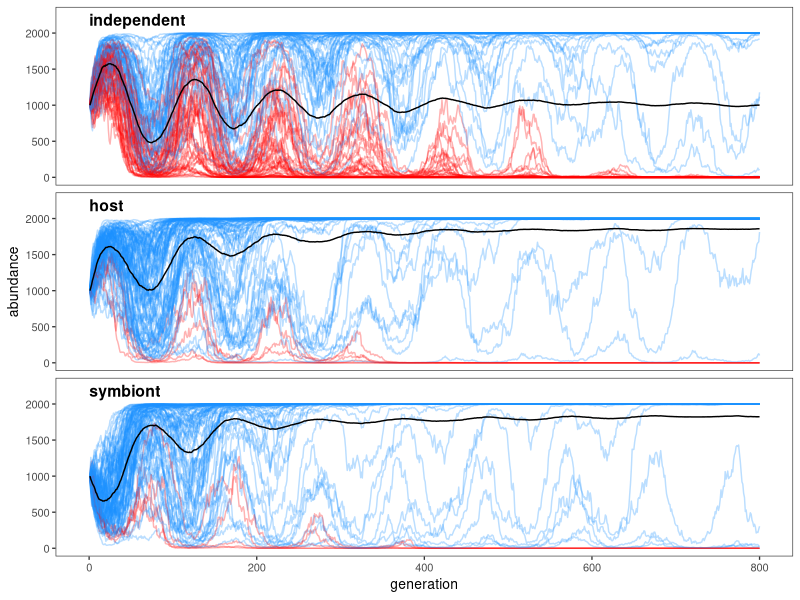
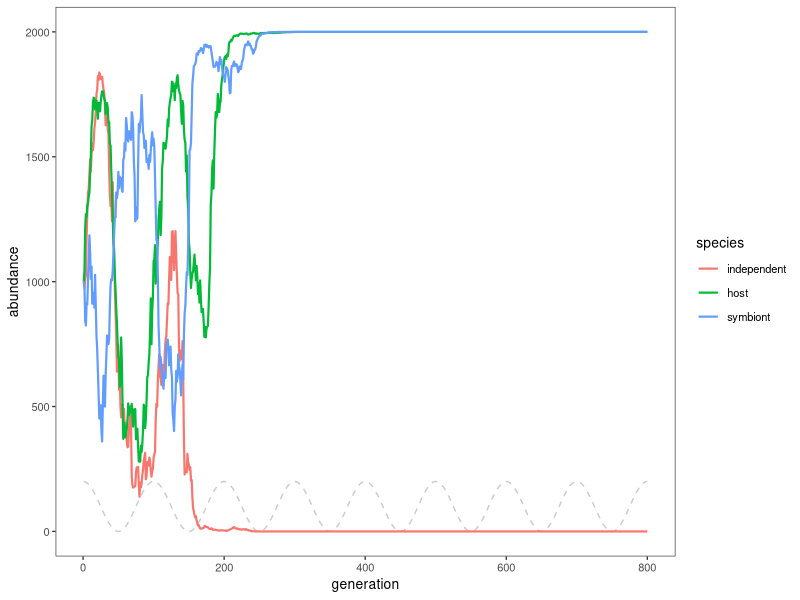
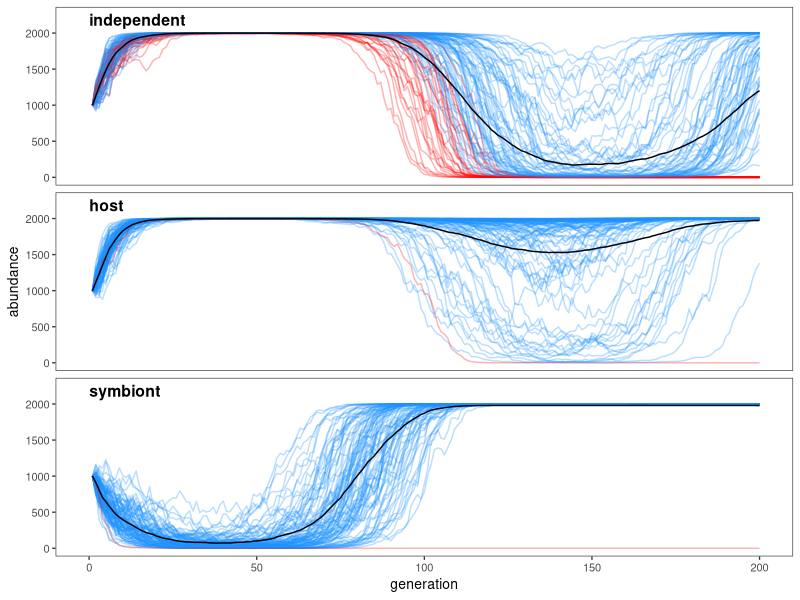
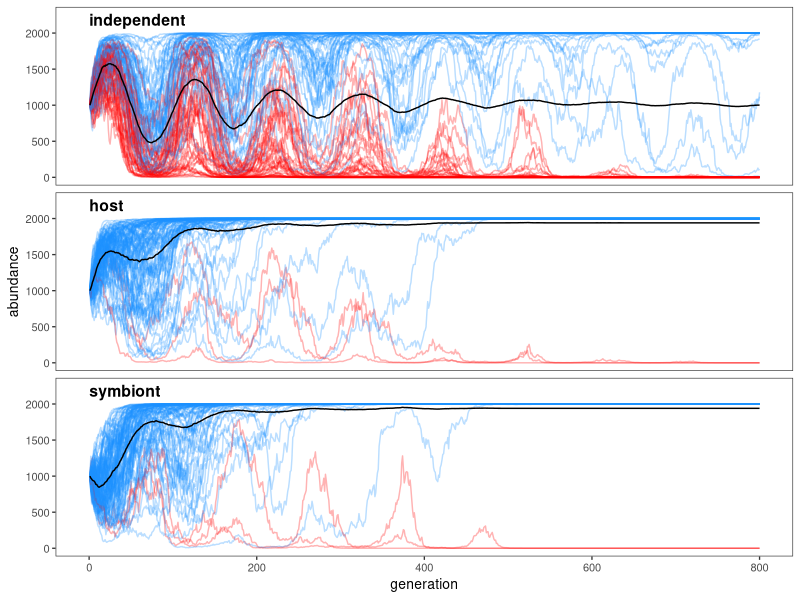
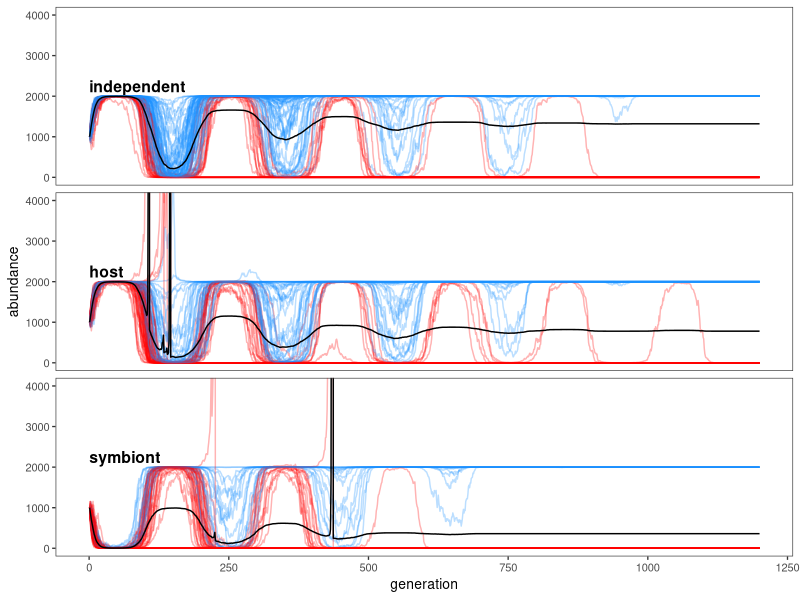
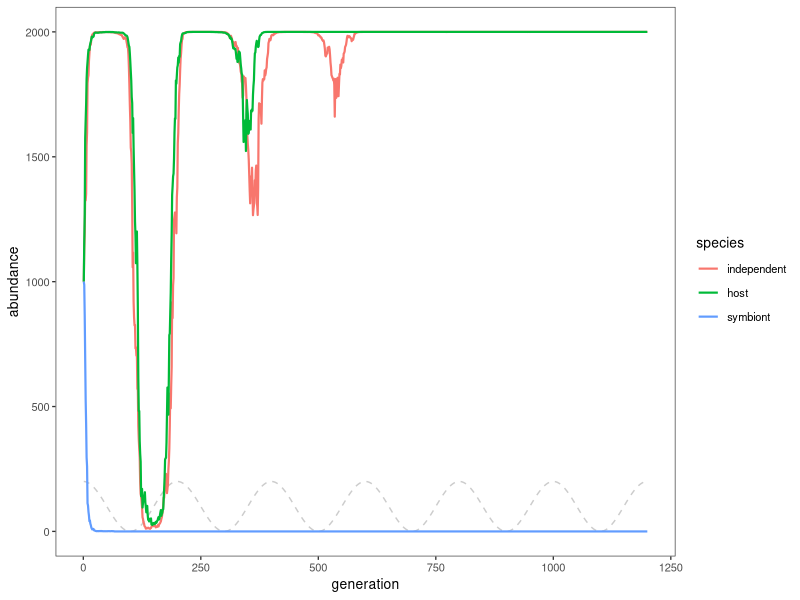

Write the R code that produced these figures, in order.
library(MASS)
library(tidyverse)
library(magrittr)
library(parallel)
library(grid)
library(car)



# Custom ggplot2 theme
theme_lan <- function(base_size = 10, base_family = 'Helvetica') {
    theme_bw(base_size = base_size, base_family = base_family) %+replace%
        theme(
            strip.text = element_text(face = 'bold', size = 11),
            strip.background = element_rect(color = NA, fill = NA),
            panel.grid = element_blank()
        )
}


inv_logit <- function(x){
    exp(x)/(1 + exp(x))
}
logit <- function(x){
    log(x/(1 - x))
}



# Discrete-time logistic growth for time t+1
log_growth <- function(N_t, r, K){
    new_N <- N_t + r * N_t * (1 - N_t / K)
    # new_N <- N_t * exp(r * (1 - N_t / K))
    # To avoid negative or very low abundances
    new_N <- ifelse(new_N < 0.5, 0, new_N)
    return(new_N)
    # new_N <- ifelse(new_N < 0, 0, new_N)
    # return(matrix(as.integer(new_N), nrow = 1))
}




# Sine curve with limits and set number of phases
# First function is for one x value, and is used inside the 2nd one and for plotting
u_curve_1x <- function(x, time_len, phases = 1, c_max = 1, c_min = 0) {
    phase_len <- time_len / phases
    (c_max - c_min) * 0.5 * {cos(x * (2*pi/phase_len)) + 1} + c_min
}
u_curve <- function(time_len, phases = 1, c_max = 1, c_min = 0) {
    sapply(1:time_len, u_curve_1x, time_len = time_len, phases = phases, 
           c_max = c_max, c_min = c_min)
}




# Change a covariance matrix
change_cov_mat <- function(cov_matrix_0, i1, i2, new_cov){
    if (i1 == i2) { stop("Cannot change covariance with itself.") }
    new_cov_matrix <- cov_matrix_0
    new_cov_matrix[i1, i2] <- new_cov
    new_cov_matrix[i2, i1] <- new_cov
    return(new_cov_matrix)
}







# 3 species
# 1:2 decline with X
# 3 increases with X
# when X reaches a threshold, r for 2 affects r for 3, and vice versa


sym_3sp_dr <- function(b2_change_fun, phases = 1, abundances_0 = rep(1000, 3), 
                       b1s = c(0.1,-0.1), phase_len = 100, r_sd = 0.05, K = 2000,
                       spp_names = c('independent', 'host', 'symbiont')) {
    time_len <- as.integer(phases * phase_len)
    X <- u_curve(time_len, phases = phases, c_max = 1, c_min = -1)
    n_spp <- 3
    pop_sizes <- matrix(integer(time_len*n_spp), ncol = n_spp)
    
    pop_sizes[1,] <- abundances_0  # Initial abundances
    
    for (t in 2:time_len) {
        # How sp 3 affects 2, and vice versa
        b2s <- b2_change_fun(X[t-1])
        # Changing rs_t based on X[t], plus adding random noise
        # Linear deterministic portion based on X[t] and other sp abundances
        lin_det <- b1s[c(1,1,2)] * X[t] + c(0, b2s) * (pop_sizes[t-1,c(1,3,2)]/ K)
        rs_t <- lin_det + rnorm(n_spp, sd = r_sd)
        pop_sizes_t <- log_growth(pop_sizes[t-1,], rs_t, K)
        if (any(pop_sizes_t > K)) {
            warning("Population exceeded K. Maybe reduce r.")
        }
        pop_sizes[t,] <- pop_sizes_t
    }
    pop_sizes_df <- as_data_frame(pop_sizes)
    colnames(pop_sizes_df) <- spp_names
    pop_sizes_df <- pop_sizes_df %>%
        mutate(generation = 1:time_len) %>%
        select(generation, everything())
    return(pop_sizes_df)
}

# This assumes that each simulation returns df of same nrows
do_sims <- function(n_sims, sim_fun, seed = NULL, ...) {
    s0 <- Sys.time()
    if (!is.null(seed)) {set.seed(seed)}
    sim_list <- lapply(1:n_sims, function(i) { sim_fun(...) })
    per_sim <- nrow(sim_list[[1]])
    sim_df <- bind_rows(sim_list)
    sim_df <- mutate(sim_df, sim = rep(1:n_sims, each = per_sim))
    s1 = Sys.time()
    cat(format(n_sims * per_sim, big.mark = ',', scientific = FALSE), 
        'simulated generations took', sprintf("%.2f", s1 - s0), 'secs')
    return(sim_df)
}






# =========================================================
# =========================================================
# Simulation set 1: sp 2 and sp 3 equally affected by X, but in different directions
# Cyclical X for 8 phases
# Relatively low b1
# =========================================================
# =========================================================

# ---------------
# Setting simulation parameters
# ---------------
n_phases <- 8
n_sims <- 100
phase_len <- 100
# Effect of X on sp 1:2, 3
b1s <- c(0.1, -0.1)
r_sd <- abs(b1s[1]) * 1.75
b2_change_cont <- function(X_t, phi = abs(b1s[1]) * 0.5){ 
    #rel_t, phases_done, phi = abs(b1s[1]) * 0.25) {
    # beta1 <- abs((2 * rel_t) - 1)
    b3_2 <- (1 - X_t)/2 * phi # (1 - beta1) * phi
    b2_3<- (X_t + 1)/2 * phi  # beta1 * phi
    return(c(b3_2, b2_3))
}


# 80,000 simulated generations took 2.72 secs
sim_df <- do_sims(n_sims, sym_3sp_dr, 8, b2_change_fun = b2_change_cont, 
                  phases = n_phases, b1s = b1s, phase_len = phase_len, r_sd = r_sd) %>%
    gather(species, abundance, -generation, -sim, factor_key = TRUE) %>% 
    group_by(sim, species) %>% 
    mutate(extinct = any(abundance == 0)) %>%
    ungroup


sim_df %>% 
    ggplot(aes(generation, abundance)) +
    geom_text(data = data_frame(species = unique(sim_df$species), 
                                generation = rep(0,3), 
                                abundance = rep(2100, 3)), 
              aes(label = species),
              size = 4, vjust = 0, hjust = 0, fontface = 'bold') + 
    geom_line(aes(group = sim, color = factor(extinct)), alpha = 0.3) +
    stat_summary(geom = 'line', fun.y = mean) +
    theme_lan() +
    facet_grid(species ~ .) + 
    ylim(c(0, 2250)) +
    theme(strip.text = element_blank(), legend.position = 'none') +
    scale_color_manual(values = c('dodgerblue', 'red'))


sim_df %>% 
    filter(generation == (n_phases * phase_len)) %>% 
    group_by(species) %>% 
    summarize(survived = mean(abundance > 0))




# Focusing on 1 simulation where independent went extinct
sim_df %>%
    filter(sim == 3) %T>%
    {p_limits <<- c(c_max = max(c(min(.$abundance), 0 + diff(range(.$abundance))/10)), 
                    c_min = 0); .} %>% 
    ggplot(aes(generation, abundance, color = species)) +
    stat_function(fun = u_curve_1x,
                  args = list(phases = n_phases, time_len = n_phases * phase_len,
                              c_max = p_limits['c_max'],
                              c_min = p_limits['c_min']),
                  linetype = 2, color = 'gray80', size = 0.5, n = 1001) +
    geom_line(size = 0.75) +
    theme_lan()










# =========================================================
# =========================================================
# Simulation set 2: sp 2 and sp 3 equally affected by X, but in different directions
# Cyclical X for 1 phase
# =========================================================
# =========================================================

# ---------------
# Setting simulation parameters
# ---------------
n_phases <- 1
n_sims <- 100
phase_len <- 200
# Effect of X on sp 1:2, 3
b1s <- c(0.25, -0.25)
r_sd <- 0.2
b2_change_cont <- function(X_t, phi = max(b1s) * 0.5){ 
    #rel_t, phases_done, phi = abs(b1s[1]) * 0.25) {
    # beta1 <- abs((2 * rel_t) - 1)
    b3_2 <- (1 - X_t)/2 * phi # (1 - beta1) * phi
    b2_3<- (X_t + 1)/2 * phi  # beta1 * phi
    return(c(b3_2, b2_3))
}

sim_df <- do_sims(n_sims, sym_3sp_dr, 7, b2_change_fun = b2_change_cont, 
                  phases = n_phases, b1s = b1s, phase_len = phase_len, 
                  r_sd = r_sd) %>%
    gather(species, abundance, -generation, -sim, factor_key = TRUE) %>% 
    group_by(sim, species) %>% 
    mutate(extinct = any(abundance == 0)) %>%
    ungroup




sim_df %>% 
    ggplot(aes(generation, abundance)) +
    geom_text(data = data_frame(species = unique(sim_df$species), 
                                generation = rep(0,3), 
                                abundance = rep(2100, 3)), 
              aes(label = species),
              size = 4, vjust = 0, hjust = 0, fontface = 'bold') +
    geom_line(aes(group = sim, color = factor(extinct)), alpha = 0.3) +
    stat_summary(geom = 'line', fun.y = mean) +
    theme_lan() +
    facet_grid(species ~ .) +
    ylim(c(0, 2250)) +
    theme(strip.text = element_blank(), legend.position = 'none') +
    scale_color_manual(values = c('dodgerblue', 'red'))


sim_df %>% filter()



sim_df %>% 
    filter(generation == (n_phases * phase_len)) %>% 
    group_by(species) %>% 
    summarize(survived = mean(abundance > 0))



# # Focusing on 1 simulation where independent went extinct
# # sim_df %>% filter(generation == (n_phases * phase_len), abundance == 0)
# 
# sim_df %>%
#     filter(sim == 26) %T>%
#     {p_limits <<- c(c_max = max(.$abundance), c_min = 0); .} %>% 
#     ggplot(aes(generation, abundance, color = species)) +
#     stat_function(fun = u_curve_1x,
#                   args = list(phases = n_phases, time_len = n_phases * phase_len,
#                               c_max = p_limits['c_max'],
#                               c_min = p_limits['c_min']),
#                   linetype = 2, color = 'gray80', size = 0.5, n = 1001) +
#     geom_line(size = 0.75) +
#     theme_lan() + 
#     theme(legend.position = c(0.8, 0.2))





# =========================================================
# =========================================================
# Simulation set 3: sp 2 and sp 3 equally affected by X, but in different directions
# Cyclical X for 8 phases
# Parasitism when environment is good for 2:3
# =========================================================
# =========================================================

# ---------------
# Setting simulation parameters
# ---------------
n_phases <- 8
n_sims <- 100
phase_len <- 100
# Effect of X on sp 1:2, 3
b1s <- c(0.1, -0.1)
r_sd <- abs(b1s[1]) * 1.75
b2_change_cont <- function(X_t, phi = 0.15){ 
    b3_2 <- (0.5 - X_t)/2 * phi
    b2_3<- (X_t + 0.5)/2 * phi
    return(c(b3_2, b2_3))
}


# 80,000 simulated generations took 2.72 secs
sim_df <- do_sims(n_sims, sym_3sp_dr, 8, b2_change_fun = b2_change_cont, 
                  phases = n_phases, b1s = b1s, phase_len = phase_len, r_sd = r_sd) %>%
    gather(species, abundance, -generation, -sim, factor_key = TRUE) %>% 
    group_by(sim, species) %>% 
    mutate(extinct = any(abundance == 0)) %>%
    ungroup


sim_df %>% 
    ggplot(aes(generation, abundance)) +
    geom_text(data = data_frame(species = unique(sim_df$species), 
                                generation = rep(0,3), 
                                abundance = rep(2100, 3)), 
              aes(label = species),
              size = 4, vjust = 0, hjust = 0, fontface = 'bold') + 
    geom_line(aes(group = sim, color = factor(extinct)), alpha = 0.3) +
    stat_summary(geom = 'line', fun.y = mean) +
    theme_lan() +
    facet_grid(species ~ .) + 
    ylim(c(0, 2250)) +
    theme(strip.text = element_blank(), legend.position = 'none') +
    scale_color_manual(values = c('dodgerblue', 'red'))


sim_df %>% 
    filter(generation == (n_phases * phase_len)) %>% 
    group_by(species) %>% 
    summarize(survived = mean(abundance > 0))






























# =======================================================================================
# =======================================================================================
# =======================================================================================
# =======================================================================================
# =======================================================================================
# =======================================================================================
# =======================================================================================
# =======================================================================================
# =======================================================================================
# =======================================================================================






sym_3sp_dk <- function(b2_change_fun, phases = 1, abundances_0 = rep(1000, 3), 
                       b1s = c(-0.1,0.1), phase_len = 100, r_sd = 0.05, K_0 = 2000,
                       spp_names = c('independent', 'host', 'symbiont')) {
    time_len <- as.integer(phases * phase_len)
    X <- u_curve(time_len, phases = phases, c_max = 1, c_min = -1)
    n_spp <- 3
    pop_sizes <- matrix(integer(time_len*n_spp), ncol = n_spp)
    
    pop_sizes[1,] <- abundances_0  # Initial abundances
    
    for (t in 2:time_len) {
        # How sp 3 affects 2, and vice versa
        b2s <- b2_change_fun(X[t-1])
        # Changing Ks_t based on other sp abundances
        Ks_t <- K_0 + c(0, b2s) * pop_sizes[t-1,c(1,3,2)]
        # Changing rs_t based on X[t] and random noise
        rs_t <- b1s[c(1,1,2)] * X[t] + rnorm(n_spp, sd = r_sd)
        pop_sizes_t <- log_growth(pop_sizes[t-1,], rs_t, Ks_t)
        pop_sizes[t,] <- pop_sizes_t
    }
    pop_sizes_df <- as_data_frame(pop_sizes)
    colnames(pop_sizes_df) <- spp_names
    pop_sizes_df <- pop_sizes_df %>%
        mutate(generation = 1:time_len) %>%
        select(generation, everything())
    return(pop_sizes_df)
}





# =========================================================
# =========================================================
# Simulation set 4: sp 2 and sp 3 equally affected by X, but in different directions
# Cyclical X for multiple phases
# =========================================================
# =========================================================



# ---------------
# Setting simulation parameters
# ---------------
n_phases <- 6
n_sims <- 100
phase_len <- 200
# Effect of X on sp 1:2, 3
b1s <- c(0.2, -0.2)
r_sd <- 0.2
b2_change_cont <- function(X_t, phi = max(b1s) * 1){ 
    b3_2 <- (1 - X_t)/2 * phi
    b2_3<- (X_t + 1)/2 * phi
    return(c(b3_2, b2_3))
    # return(c(0,0))
}



# 80,000 simulated generations took 2.72 secs
sim_df <- do_sims(n_sims, sym_3sp_dk, 8, b2_change_fun = b2_change_cont, phases = n_phases,
                  b1s = b1s, phase_len = phase_len, r_sd = r_sd) %>%
    gather(species, abundance, -generation, -sim, factor_key = TRUE) %>% 
    group_by(sim, species) %>% 
    mutate(extinct = any(abundance == 0)) %>%
    ungroup

sim_df %>% 
    ggplot(aes(generation, abundance)) +
    geom_text(data = data_frame(species = unique(sim_df$species), 
                                generation = rep(0,3), 
                                abundance = rep(2100, 3)), 
              aes(label = species),
              size = 4, vjust = 0, hjust = 0, fontface = 'bold') + 
    geom_line(aes(group = sim, color = factor(extinct)), alpha = 0.3) +
    stat_summary(geom = 'line', fun.y = mean) +
    theme_lan() +
    facet_grid(species ~ .) + 
    # ylim(c(0, 2250)) +
    coord_cartesian(ylim = c(0, 4000)) +
    theme(strip.text = element_blank(), legend.position = 'none') +
    scale_color_manual(values = c('dodgerblue', 'red'))


sim_df %>% 
    filter(generation == (n_phases * phase_len)) %>% 
    group_by(species) %>% 
    summarize(survived = mean(abundance > 0))




# Focusing on 1 randomly chosen simulation
set.seed(4)
sim_df %>%
    filter(sim == sample(1:n_sims, 1)) %T>%
    {p_limits <<- c(c_max = max(c(min(.$abundance), 0 + diff(range(.$abundance))/10)), 
                    c_min = 0); .} %>% 
    ggplot(aes(generation, abundance, color = species)) +
    stat_function(fun = u_curve_1x,
                  args = list(phases = n_phases, time_len = n_phases * phase_len,
                              c_max = p_limits['c_max'],
                              c_min = p_limits['c_min']),
                  linetype = 2, color = 'gray80', size = 0.5, n = 1001) +
    geom_line(size = 0.75) +
    theme_lan()







# # For figure 1:
# ggplot(data = data_frame(x = seq(200), y = u_curve(200, 2, c_min = -1)), aes(x, y)) +
#     geom_line() +
#     xlab('Time') +
#     ylab('X') +
#     geom_segment(x = 0, xend = 100, y = 0, yend = 0, linetype = 2) +
#     geom_segment(data = data_frame(x = c(0, 100), xend = c(0, 100),
#                                    y = rep(-0.05,2), yend = rep(0.05,2)),
#                  aes(xend = xend, yend = yend), linetype = 1) +
#     annotate('text', x = 150, y = 1, hjust = 0.5, vjust = 1, size = 5,
#              label = 'italic(L) == 100', parse = TRUE) +
#     annotate('text', x = 50, y = 0.05, hjust = 0.5, vjust = 0, size = 5,
#              label = 'one phase') +
#     theme_lan()
